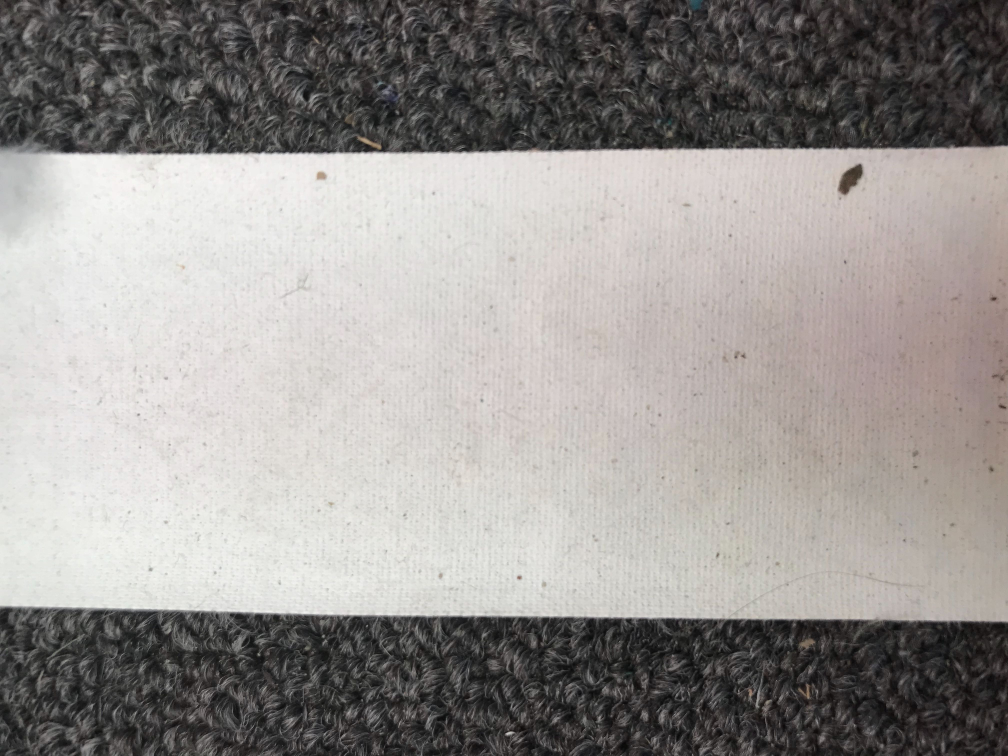
#> input picture src/main/java/frc/robot/scratch.jpg, 4032 x 3024 px, given in place of the camera (shown at 1/4 size)
$ python vision.py
#> lines starting #> are read from the running program, lines starting #| are printed output that depends on the picture; after the words box and inside, x2 and y2 are one past the last pixel; in counts of white or black regions, pixels touching at a corner belong together
import numpy as np
import cv2


def nothing(x):
    pass

cap = cv2.VideoCapture(0)

frame_width = 640
frame_height = 480
frame_center = 240
cap.set(3, frame_width)
cap.set(4, frame_height)


# Setting up Trackbars
cv2.namedWindow('Control Panel')  # makes a control panel
cv2.createTrackbar('Hue', 'Control Panel', 0, 180, nothing)  # default 0 205 255 69 8 12
cv2.createTrackbar('Sat', 'Control Panel', 0, 255, nothing)
cv2.createTrackbar('Val', 'Control Panel', 0, 255, nothing)
cv2.createTrackbar('Hrange', 'Control Panel', 0, 127, nothing)
cv2.createTrackbar('Srange', 'Control Panel', 0, 127, nothing)
cv2.createTrackbar('Vrange', 'Control Panel', 0, 127, nothing)

while (True):
    # Capture frame-by-frame
    ret, frame = cap.read()
#> frame is the input picture: shape (3024, 4032, 3); mean B, G, R 144.5, 147.1, 150.9

    # Converting frame to hsv
    hsv = cv2.cvtColor(frame, cv2.COLOR_BGR2HSV)
#> hsv: shape (3024, 4032, 3); mean H, S, V 25.6, 12.5, 151.1

    # Making the trackbars have actual value
    hue = cv2.getTrackbarPos('Hue', 'Control Panel')
    sat = cv2.getTrackbarPos('Sat', 'Control Panel')
    val = cv2.getTrackbarPos('Val', 'Control Panel')
    hrange = cv2.getTrackbarPos('Hrange', 'Control Panel')
    srange = cv2.getTrackbarPos('Srange', 'Control Panel')
    vrange = cv2.getTrackbarPos('Vrange', 'Control Panel')

    # Settting the pixels that have a certain value *cough*discrimination*cough*
    colorLower = (hue - hrange, sat - srange, val - vrange)
    colorUpper = (hue + hrange, sat + srange, val + vrange)

    # masking out the right pixels and finding countours
    mask = cv2.inRange(hsv, colorLower, colorUpper)
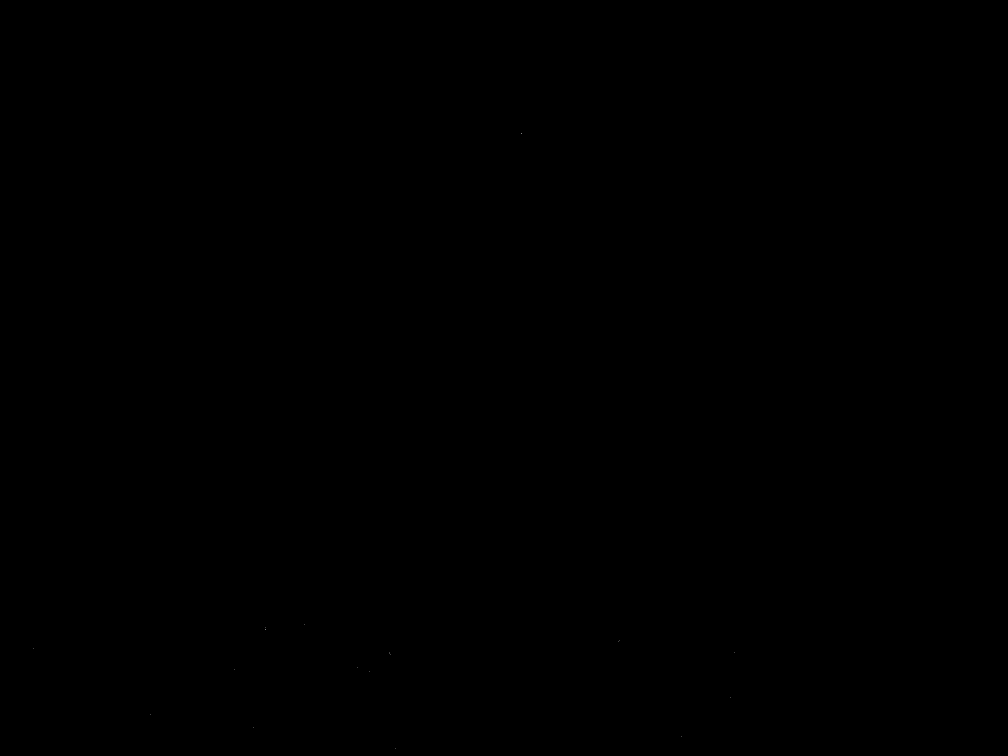
#> mask: shape (3024, 4032) (shown at 1/4 size); 0% white in thin lines or dots, all inside (x1, y1, x2, y2) = (135, 535, 2937, 2993)
    cnts = cv2.findContours(mask.copy(), cv2.RETR_EXTERNAL, cv2.CHAIN_APPROX_SIMPLE)[-2]
#> cnts = 17 contours, all with area under 20

    # drawing the biggest contour if a group of pixels is detected
    if len(cnts) > 0:
        # c is the biggest contour array in the frame
        c = max(cnts, key=cv2.contourArea)
#> c = [[1581, 2992]]

        # calculating the radius and center of the biggest contour
        ((x, y), radius) = cv2.minEnclosingCircle(c)
#> x = 1581; y = 2992; radius = 0.0001
        center_x = (x+radius)/2
#> center_x = 790.5
        center_y = (y+radius)/2
#> center_y = 1496
        threshold = 0.2*frame_width
        cv2.circle(frame, (int(x), int(y)), int(radius), (255, 255, 255), 5, 2)
        # cv2.circle(mask, (int(x), int(y)), int(radius), color[, thickness[, lineType[, shift]]])
        if(center_x > (frame_center+threshold-40)):
            print("left")
        if(center_x < (frame_center-threshold-40)):
            print("right")
        if(center_x > (frame_center-threshold-40) and center_x < (frame_center+threshold-40)):
            print("center")

    #displaying what the program is seeing
    cv2.imshow("Frame", frame)
    cv2.imshow("mask", mask)

    #Giving the masked pixels color
    result = cv2.bitwise_and(frame, frame, mask=mask)
#> result: shape (3024, 4032, 3); 0% white in thin lines or dots, all inside (x1, y1, x2, y2) = (1581, 2992, 1582, 2993)
    cv2.imshow("Result", result)

    # Display the resulting frame
    if cv2.waitKey(1) & 0xFF == ord('q'):
#> (key q is pressed here)
        break

# When everything done, release the capture
cap.release()
cv2.destroyAllWindows()
